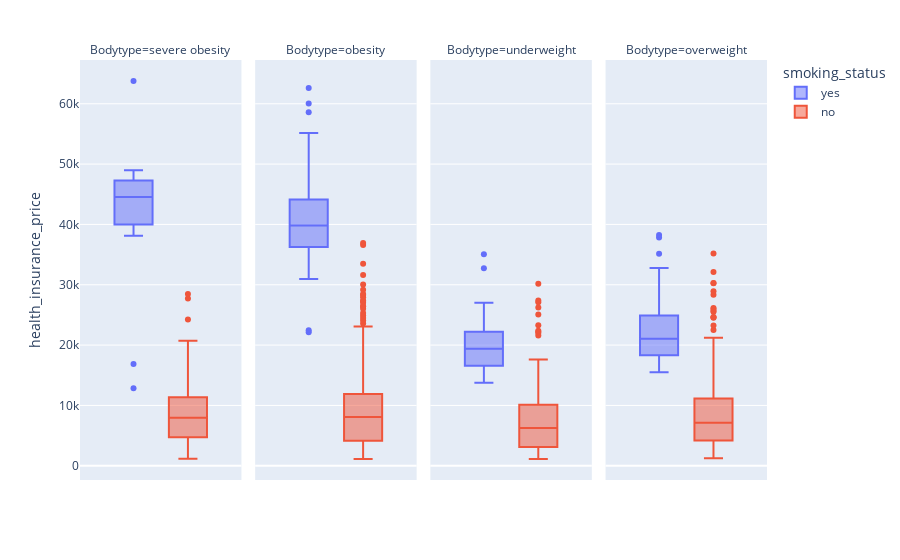

Notebook cell for this chart:
### Markdown cell above
It's clear from the visualization that health_insurance decreases from severe obesity,obesity and then overweight

### Code cell
f=px.box(health1,y='health_insurance_price',facet_col='Bodytype',color='smoking_status')
f.show()

### Figure 1 — Plotly figure (JSON) as saved in the notebook; plotly's stock layout.template omitted (floating-point values rounded to 4 significant figures; data arrays with more than 128 entries replaced by an {"elided": "..."} marker saying what was removed)
{"data": [{"alignmentgroup": "True", "hovertemplate": "smoking_status=yes<br>Bodytype=severe obesity<br>health_insurance_price=%{y}<extra></extra>", "legendgroup": "yes", "marker": {"color": "#636efa"}, "name": "yes", "notched": false, "offsetgroup": "yes", "orientation": "v", "showlegend": true, "type": "box", "x0": " ", "xaxis": "x", "y": [16880.0, 39610.0, 43750.0, 12830.0, 46150.0, 48550.0, 42110.0, 42120.0, 38130.0, 48680.0, 63770.0, 45860.0, 39980.0, 45700.0, 46200.0, 44590.0, 38790.0, 46110.0, 48670.0, 47460.0, 44500.0, 48970.0, 40900.0, 39720.0, 47270.0, 43900.0], "y0": " ", "yaxis": "y"}, {"alignmentgroup": "True", "hovertemplate": "smoking_status=yes<br>Bodytype=obesity<br>health_insurance_price=%{y}<extra></extra>", "legendgroup": "yes", "marker": {"color": "#636efa"}, "name": "yes", "notched": false, "offsetgroup": "yes", "orientation": "v", "showlegend": false, "type": "box", "x0": " ", "xaxis": "x2", "y": [36840.0, 37700.0, 38711, 35590.0, 51190.0, 39770.0, 48170.0, 38710.0, 37740.0, 47500.0, 34300.0, 37170.0, 39840.0, 43580.0, 47290.0, 30940.0, 47060.0, 39560.0, 40720.0, 36950.0, 36150.0, 48820.0, 37130.0, 34780.0, 38510.0, 47310.0, 44260.0, 41100.0, 43920.0, 33750.0, 36220.0, 42860.0, 47900.0, 38750.0, 34840.0, 35490.0, 42760.0, 47930.0, 48520.0, 41920.0, 36090.0, 42300.0, 46890.0, 46600.0, 39130.0, 37080.0, 22140.0, 48890.0, 36200.0, 32550.0, 58570.0, 43940.0, 39240.0, 42970.0, 34440.0, 40180.0, 34620.0, 42980.0, 42560.0, 40000.0, 45710.0, 46130.0, 40100.0, 34810.0, 40270.0, 44400.0, 40930.0, 40420.0, 36190.0, 43250.0, 36310.0, 55140.0, 43810.0, 39600.0, 36020.0, 45010.0, 37270.0, 42110.0, 40970.0, 46260.0, 44200.0, 33730.0, 39050.0, 39000.0, 42000.0, 41030.0, 34470.0, 35600.0, 42210.0, 44420.0, 37480.0, 39730.0, 33480.0, 39730.0, 39870.0, 34670.0, 41680.0, 33910.0, 44640.0, 41950.0, 36120.0, 38280.0, 34170.0, 46660.0, 36900.0, 52590.0, 40940.0, 37470.0, 33310.0, 38420.0, 41660.0, 60020.0, 49580.0, 37610.0, 34250.0, 22460.0, 47400.0, 38340.0, 34830.0, 62590.0, 46720.0, 33900.0, 36400.0], "y0": " ", "yaxis": "y2"}, {"alignmentgroup": "True", "hovertemplate": "smoking_status=yes<br>Bodytype=underweight<br>health_insurance_price=%{y}<extra></extra>", "legendgroup": "yes", "marker": {"color": "#636efa"}, "name": "yes", "notched": false, "offsetgroup": "yes", "orientation": "v", "showlegend": false, "type": "box", "x0": " ", "xaxis": "x3", "y": [23240.0, 14710.0, 17660.0, 16580.0, 21100.0, 22410.0, 15820.0, 32730.0, 19960.0, 21220.0, 19520.0, 19440.0, 24870.0, 17180.0, 24870.0, 13840.0, 21660.0, 15010.0, 19590.0, 14460.0, 18610.0, 22220.0, 15360.0, 25680.0, 27040.0, 16660.0, 19360.0, 18260.0, 21200.0, 17900.0, 24110.0, 15820.0, 19800.0, 17500.0, 35070.0, 23970.0, 16140.0, 14570.0, 16420.0, 17360.0, 18770.0, 21680.0, 13750.0, 21880.0, 19020.0, 16780.0, 23890.0, 26130.0, 20170.0, 26930.0, 14280.0, 21260.0, 16120.0, 18770.0], "y0": " ", "yaxis": "y3"}, {"alignmentgroup": "True", "hovertemplate": "smoking_status=yes<br>Bodytype=overweight<br>health_insurance_price=%{y}<extra></extra>", "legendgroup": "yes", "marker": {"color": "#636efa"}, "name": "yes", "notched": false, "offsetgroup": "yes", "orientation": "v", "showlegend": false, "type": "box", "x0": " ", "xaxis": "x4", "y": [27810.0, 23570.0, 30180.0, 17560.0, 19110.0, 17080.0, 18970.0, 20750.0, 15520.0, 21350.0, 20980.0, 17350.0, 29520.0, 17090.0, 22330.0, 16300.0, 21980.0, 24390.0, 18030.0, 28950.0, 26110.0, 19520.0, 25380.0, 28870.0, 35150.0, 17940.0, 21080.0, 38250.0, 23810.0, 17470.0, 23310.0, 20150.0, 32790.0, 24670.0, 18250.0, 19540.0, 23070.0, 19040.0, 17750.0, 24520.0, 18310.0, 23400.0, 20770.0, 27530.0, 19720.0, 27220.0, 29330.0, 21770.0, 19930.0, 20010.0, 19200.0, 24920.0, 16450.0, 20230.0, 25310.0, 24180.0, 17180.0, 22480.0, 19350.0, 18330.0, 21770.0, 18220.0, 20300.0, 18650.0, 16230.0, 17040.0, 37830.0, 21470.0, 28100.0, 29140.0], "y0": " ", "yaxis": "y4"}, {"alignmentgroup": "True", "hovertemplate": "smoking_status=no<br>Bodytype=severe obesity<br>health_insurance_price=%{y}<extra></extra>", "legendgroup": "no", "marker": {"color": "#EF553B"}, "name": "no", "notched": false, "offsetgroup": "no", "orientation": "v", "showlegend": true, "type": "box", "x0": " ", "xaxis": "x", "y": [10600.0, 5990.0, 11030.0, 3877.0, 11380.0, 12820.0, 19750.0, 13410.0, 6610.0, 24230.0, 5401.0, 9433.0, 11570.0, 10980.0, 8944.0, 1837.0, 5847.0, 8084.0, 11400.0, 12590.0, 1149.0, 4686.0, 10380.0, 15560.0, 12570.0, 27720.0, 3994.0, 13830.0, 11540.0, 17880.0, 9059.0, 6374.0, 4754.0, 6356.0, 5709.0, 11330.0, 6666.0, 13140.0, 9801.0, 3410.0, 6436.0, 12490.0, 5439.0, 3201.0, 9542.0, 9504.0, 5469.0, 1984.0, 9876.0, 2218.0, 7051.0, 1147.0, 5662.0, 4266.0, 28480.0, 6361.0, 4402.0, 2438.0, 11580.0, 13060.0, 1635.0, 2927.0, 7348.0, 9550.0, 2217.0, 12980.0, 1759.0, 7804.0, 9705.0, 8799.0, 8570.0, 6548.0, 5757.0, 9749.0, 10490.0, 3693.0, 20710.0, 3990.0, 5124.0, 10980.0, 4671.0, 11090.0, 7651.0, 8733.0, 3238.0, 7338.0, 1163.0, 11410.0], "y0": " ", "yaxis": "y"}, {"alignmentgroup": "True", "hovertemplate": "smoking_status=no<br>Bodytype=obesity<br>health_insurance_price=%{y}<extra></extra>", "legendgroup": "no", "marker": {"color": "#EF553B"}, "name": "no", "notched": false, "offsetgroup": "no", "orientation": "v", "showlegend": false, "type": "box", "x0": " ", "xaxis": "x2", "y": {"elided": "487 float values"}, "y0": " ", "yaxis": "y2"}, {"alignmentgroup": "True", "hovertemplate": "smoking_status=no<br>Bodytype=underweight<br>health_insurance_price=%{y}<extra></extra>", "legendgroup": "no", "marker": {"color": "#EF553B"}, "name": "no", "notched": false, "offsetgroup": "no", "orientation": "v", "showlegend": false, "type": "box", "x0": " ", "xaxis": "x3", "y": {"elided": "187 float values"}, "y0": " ", "yaxis": "y3"}, {"alignmentgroup": "True", "hovertemplate": "smoking_status=no<br>Bodytype=overweight<br>health_insurance_price=%{y}<extra></extra>", "legendgroup": "no", "marker": {"color": "#EF553B"}, "name": "no", "notched": false, "offsetgroup": "no", "orientation": "v", "showlegend": false, "type": "box", "x0": " ", "xaxis": "x4", "y": {"elided": "301 float values"}, "y0": " ", "yaxis": "y4"}], "layout": {"annotations": [{"font": {}, "showarrow": false, "text": "Bodytype=severe obesity", "x": 0.1175, "xanchor": "center", "xref": "paper", "y": 1, "yanchor": "bottom", "yref": "paper"}, {"font": {}, "showarrow": false, "text": "Bodytype=obesity", "x": 0.3725, "xanchor": "center", "xref": "paper", "y": 1, "yanchor": "bottom", "yref": "paper"}, {"font": {}, "showarrow": false, "text": "Bodytype=underweight", "x": 0.6275, "xanchor": "center", "xref": "paper", "y": 1, "yanchor": "bottom", "yref": "paper"}, {"font": {}, "showarrow": false, "text": "Bodytype=overweight", "x": 0.8825, "xanchor": "center", "xref": "paper", "y": 1, "yanchor": "bottom", "yref": "paper"}], "boxmode": "group", "legend": {"title": {"text": "smoking_status"}, "tracegroupgap": 0}, "margin": {"t": 60}, "xaxis": {"anchor": "y", "domain": [0, 0.235]}, "xaxis2": {"anchor": "y2", "domain": [0.255, 0.49], "matches": "x"}, "xaxis3": {"anchor": "y3", "domain": [0.51, 0.745], "matches": "x"}, "xaxis4": {"anchor": "y4", "domain": [0.765, 1.0], "matches": "x"}, "yaxis": {"anchor": "x", "domain": [0, 1], "title": {"text": "health_insurance_price"}}, "yaxis2": {"anchor": "x2", "domain": [0, 1], "matches": "y", "showticklabels": false}, "yaxis3": {"anchor": "x3", "domain": [0, 1], "matches": "y", "showticklabels": false}, "yaxis4": {"anchor": "x4", "domain": [0, 1], "matches": "y", "showticklabels": false}}}
